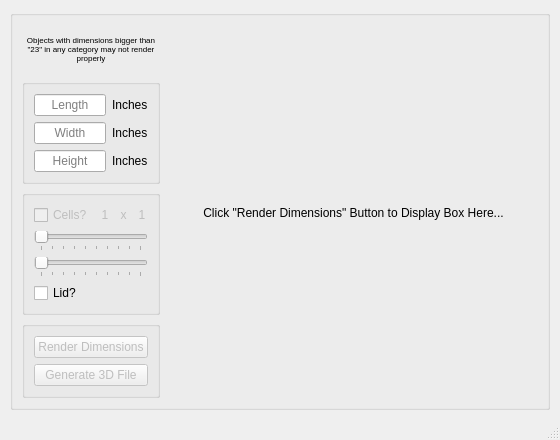
<?xml version="1.0" encoding="UTF-8"?>
<ui version="4.0">
 <class>MainWindow</class>
 <widget class="QMainWindow" name="MainWindow">
  <property name="geometry">
   <rect>
    <x>0</x>
    <y>0</y>
    <width>560</width>
    <height>440</height>
   </rect>
  </property>
  <property name="minimumSize">
   <size>
    <width>560</width>
    <height>440</height>
   </size>
  </property>
  <property name="maximumSize">
   <size>
    <width>560</width>
    <height>440</height>
   </size>
  </property>
  <property name="windowTitle">
   <string>Stor3D</string>
  </property>
  <widget class="QWidget" name="centralwidget">
   <widget class="QGroupBox" name="">
    <property name="geometry">
     <rect>
      <x>10</x>
      <y>10</y>
      <width>540</width>
      <height>400</height>
     </rect>
    </property>
    <property name="minimumSize">
     <size>
      <width>540</width>
      <height>400</height>
     </size>
    </property>
    <property name="maximumSize">
     <size>
      <width>540</width>
      <height>400</height>
     </size>
    </property>
    <layout class="QHBoxLayout" name="horizontalLayout_2">
     <item>
      <layout class="QVBoxLayout" name="verticalLayout_4">
       <item>
        <widget class="QLabel" name="label">
         <property name="font">
          <font>
           <pointsize>6</pointsize>
          </font>
         </property>
         <property name="text">
          <string>Objects with dimensions bigger than &quot;23&quot; in any category may not render properly</string>
         </property>
         <property name="alignment">
          <set>Qt::AlignCenter</set>
         </property>
         <property name="wordWrap">
          <bool>true</bool>
         </property>
        </widget>
       </item>
       <item>
        <layout class="QVBoxLayout" name="verticalLayout_3">
         <item>
          <widget class="QGroupBox" name="">
           <layout class="QGridLayout" name="gridLayout">
            <item row="0" column="0">
             <widget class="QLineEdit" name="boxLength">
              <property name="alignment">
               <set>Qt::AlignCenter</set>
              </property>
              <property name="placeholderText">
               <string>Length</string>
              </property>
             </widget>
            </item>
            <item row="1" column="0">
             <widget class="QLineEdit" name="boxWidth">
              <property name="alignment">
               <set>Qt::AlignCenter</set>
              </property>
              <property name="placeholderText">
               <string>Width</string>
              </property>
             </widget>
            </item>
            <item row="1" column="1">
             <widget class="QLabel" name="widthLabel">
              <property name="maximumSize">
               <size>
                <width>16777215</width>
                <height>25</height>
               </size>
              </property>
              <property name="text">
               <string>Inches</string>
              </property>
             </widget>
            </item>
            <item row="2" column="0">
             <widget class="QLineEdit" name="boxHeight">
              <property name="alignment">
               <set>Qt::AlignCenter</set>
              </property>
              <property name="placeholderText">
               <string>Height</string>
              </property>
             </widget>
            </item>
            <item row="2" column="1">
             <widget class="QLabel" name="heightLabel">
              <property name="text">
               <string>Inches</string>
              </property>
             </widget>
            </item>
            <item row="0" column="1">
             <widget class="QLabel" name="lengthLabel">
              <property name="text">
               <string>Inches</string>
              </property>
             </widget>
            </item>
           </layout>
          </widget>
         </item>
         <item>
          <widget class="QGroupBox" name="">
           <layout class="QVBoxLayout" name="verticalLayout">
            <item>
             <layout class="QHBoxLayout" name="horizontalLayout">
              <item>
               <widget class="QCheckBox" name="slottedCheckBox">
                <property name="enabled">
                 <bool>false</bool>
                </property>
                <property name="text">
                 <string>Cells?</string>
                </property>
               </widget>
              </item>
              <item>
               <widget class="QLabel" name="gridLength">
                <property name="enabled">
                 <bool>false</bool>
                </property>
                <property name="maximumSize">
                 <size>
                  <width>16777215</width>
                  <height>16777215</height>
                 </size>
                </property>
                <property name="text">
                 <string>1</string>
                </property>
                <property name="alignment">
                 <set>Qt::AlignCenter</set>
                </property>
               </widget>
              </item>
              <item>
               <widget class="QLabel" name="gridX">
                <property name="enabled">
                 <bool>false</bool>
                </property>
                <property name="maximumSize">
                 <size>
                  <width>16777215</width>
                  <height>16777215</height>
                 </size>
                </property>
                <property name="text">
                 <string>x</string>
                </property>
                <property name="alignment">
                 <set>Qt::AlignCenter</set>
                </property>
               </widget>
              </item>
              <item>
               <widget class="QLabel" name="gridWidth">
                <property name="enabled">
                 <bool>false</bool>
                </property>
                <property name="text">
                 <string>1</string>
                </property>
                <property name="alignment">
                 <set>Qt::AlignCenter</set>
                </property>
               </widget>
              </item>
             </layout>
            </item>
            <item>
             <widget class="QSlider" name="lengthCellSlider">
              <property name="enabled">
               <bool>false</bool>
              </property>
              <property name="minimum">
               <number>1</number>
              </property>
              <property name="maximum">
               <number>10</number>
              </property>
              <property name="value">
               <number>1</number>
              </property>
              <property name="orientation">
               <enum>Qt::Horizontal</enum>
              </property>
              <property name="tickPosition">
               <enum>QSlider::TicksBelow</enum>
              </property>
              <property name="tickInterval">
               <number>1</number>
              </property>
             </widget>
            </item>
            <item>
             <widget class="QSlider" name="widthCellSlider">
              <property name="enabled">
               <bool>false</bool>
              </property>
              <property name="minimum">
               <number>1</number>
              </property>
              <property name="maximum">
               <number>10</number>
              </property>
              <property name="orientation">
               <enum>Qt::Horizontal</enum>
              </property>
              <property name="tickPosition">
               <enum>QSlider::TicksBelow</enum>
              </property>
              <property name="tickInterval">
               <number>1</number>
              </property>
             </widget>
            </item>
            <item>
             <widget class="QCheckBox" name="lidCheckBox">
              <property name="layoutDirection">
               <enum>Qt::LeftToRight</enum>
              </property>
              <property name="text">
               <string>Lid?</string>
              </property>
             </widget>
            </item>
           </layout>
          </widget>
         </item>
         <item>
          <widget class="QGroupBox" name="">
           <layout class="QVBoxLayout" name="verticalLayout_2">
            <item>
             <widget class="QPushButton" name="renderDimensions">
              <property name="enabled">
               <bool>false</bool>
              </property>
              <property name="text">
               <string>Render Dimensions</string>
              </property>
             </widget>
            </item>
            <item>
             <widget class="QPushButton" name="generateSTLFile">
              <property name="enabled">
               <bool>false</bool>
              </property>
              <property name="text">
               <string>Generate 3D File</string>
              </property>
             </widget>
            </item>
           </layout>
          </widget>
         </item>
        </layout>
       </item>
      </layout>
     </item>
     <item>
      <widget class="QLabel" name="insert_picture">
       <property name="minimumSize">
        <size>
         <width>375</width>
         <height>375</height>
        </size>
       </property>
       <property name="text">
        <string>Click &quot;Render Dimensions&quot; Button to Display Box Here...</string>
       </property>
       <property name="alignment">
        <set>Qt::AlignCenter</set>
       </property>
      </widget>
     </item>
    </layout>
   </widget>
   <zorder>boxHeight</zorder>
   <zorder>boxWidth</zorder>
   <zorder>heightLabel</zorder>
   <zorder>boxLength</zorder>
   <zorder>widthLabel</zorder>
   <zorder>lengthLabel</zorder>
   <zorder>lengthLabel</zorder>
   <zorder>gridX</zorder>
   <zorder>slottedCheckBox</zorder>
   <zorder>gridWidth</zorder>
   <zorder>gridLength</zorder>
   <zorder>lidCheckBox</zorder>
   <zorder>lengthCellSlider</zorder>
   <zorder>widthCellSlider</zorder>
   <zorder>slottedCheckBox</zorder>
   <zorder>generateSTLFile</zorder>
   <zorder>renderDimensions</zorder>
   <zorder>label</zorder>
   <zorder>insert_picture</zorder>
  </widget>
  <widget class="QMenuBar" name="menubar">
   <property name="geometry">
    <rect>
     <x>0</x>
     <y>0</y>
     <width>560</width>
     <height>26</height>
    </rect>
   </property>
  </widget>
  <widget class="QStatusBar" name="statusbar"/>
 </widget>
 <resources/>
 <connections/>
</ui>
